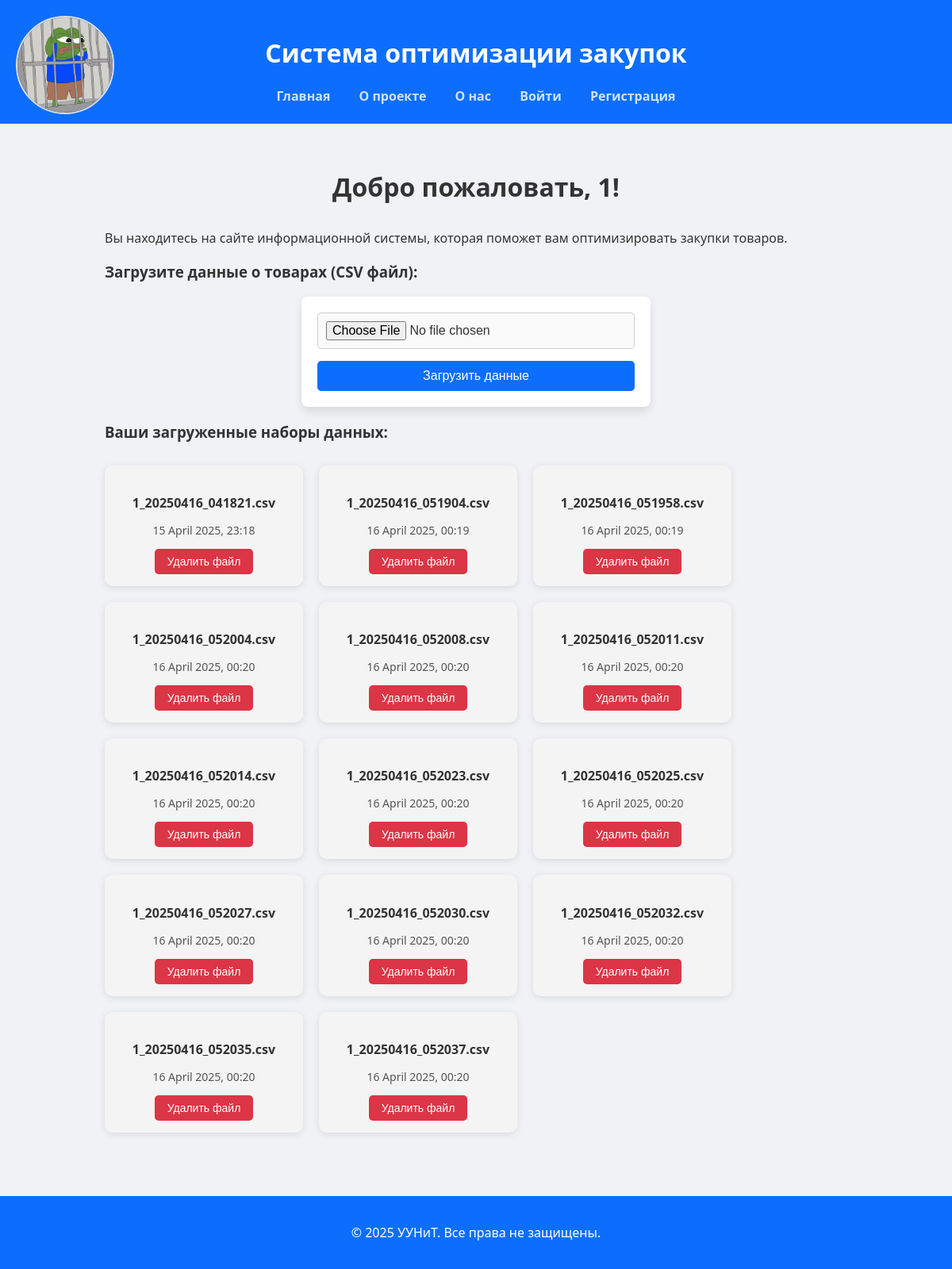
Page / (signed in) on the earlier database version.
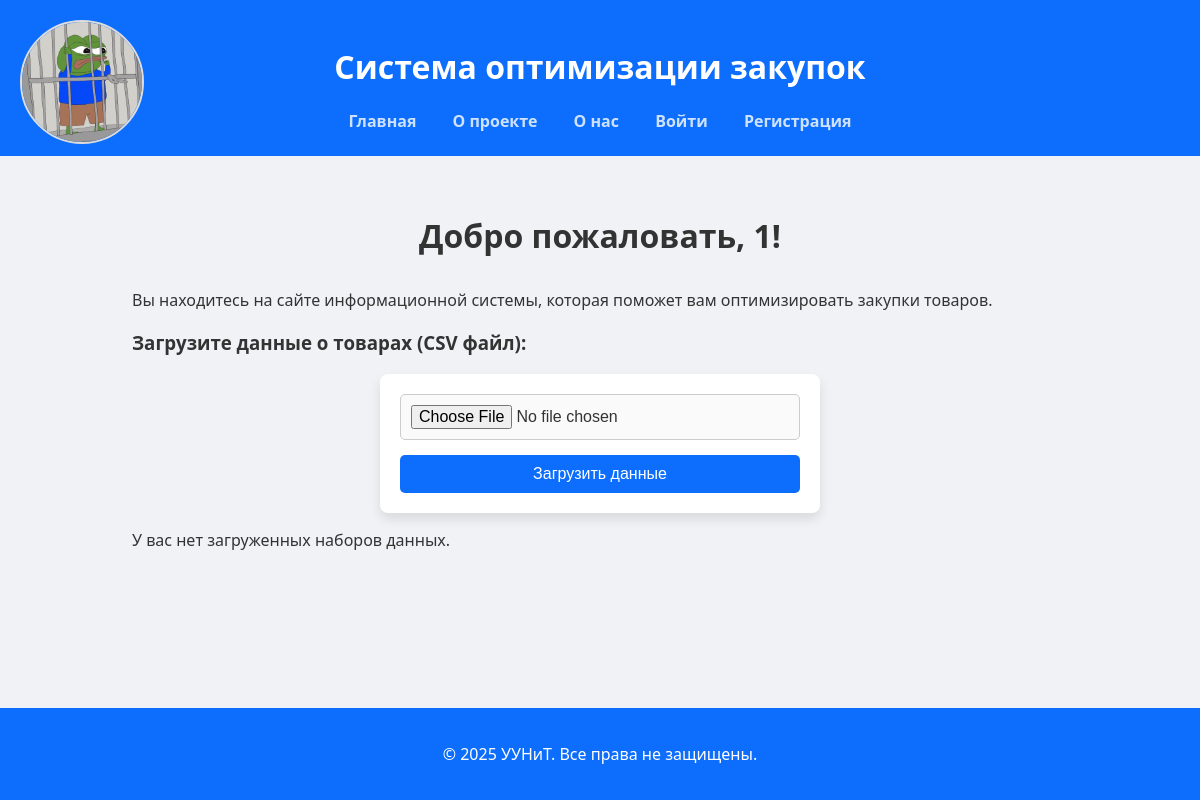
Same page on the later database version.
### database/models.py (models this page shows, shortened)
class DataFile(db.Model):
    id = db.Column(db.Integer, primary_key=True)
    user_id = db.Column(db.Integer, db.ForeignKey('user.id'), nullable=False)
    file_name = db.Column(db.String(255), nullable=False)
    file_path = db.Column(db.String(255), nullable=False)  # путь к файлу на сервере
    created_at = db.Column(db.DateTime, default=datetime.utcnow)
    reports = db.relationship('OptimizationReport', backref='data_file', lazy=True)

### routes.py (the view)
def index():
    if 'id' in session:
        data_files = DataFile.query.filter_by(user_id=session['id']).all()  # Получаем все файлы для текущего пользователя
        reports = OptimizationReport.query.filter_by(user_id=session['id']).all()  # Получаем все отчеты для пользователя
        return render_template('index.html', data_files=data_files, reports=reports)
    return render_template('index.html')

### templates/index.html (shortened to what this page needs)
<!DOCTYPE html>
<html lang="ru">
<head>
    <link rel="stylesheet" href="{{ url_for('static', filename='css/base.css') }}">
    <link rel="stylesheet" href="{{ url_for('static', filename='css/dropdown.css') }}">
    <link rel="stylesheet" href="{{ url_for('static', filename='css/card.css') }}">
    <link rel="stylesheet" href="{{ url_for('static', filename='css/modal.css') }}">
    <link rel="stylesheet" href="{{ url_for('static', filename='css/download.css') }}">
    <link rel="stylesheet" href="{{ url_for('static', filename='css/base.css') }}">
</head>
<body>
<header>
    <h1>Система оптимизации закупок</h1>
    <nav>
        <a href="{{ url_for('index') }}">Главная</a>
        <a href="{{ url_for('about') }}">О проекте</a>
        <a href="{{ url_for('team') }}">О нас</a>
        <a href="{{ url_for('login') }}" class="auth">Войти</a>
        <a href="{{ url_for('register') }}" class="auth">Регистрация</a>
        {% if session.get('username') %}
        <div class="profile-dropdown">
            <img src="{{ url_for('static', filename='images/profile.jpg') }}" alt="Профиль" class="profile-icon">
        </div>
        {% endif %}
    </nav>
</header>
<main>
    <section class="intro">
        {% if session.get('username') %}
        <h2>Добро пожаловать, {{ session['username'] }}!</h2>
        <p>Вы находитесь на сайте информационной системы, которая поможет вам оптимизировать закупки товаров.</p>
        <h3>Загрузите данные о товарах (CSV файл):</h3>
        <form action="{{ url_for('upload_data') }}" method="POST" enctype="multipart/form-data">
            <input type="file" name="data_file" required>
            <button type="submit">Загрузить данные</button>
        </form>
        {% if data_files %}
        <h3>Ваши загруженные наборы данных:</h3>
        <div class="file-cards">
            {% for file in data_files %}
            <div class="file-card" onclick="openModal({{ file.id }}, '{{ file.file_name }}')">
                <h4>{{ file.file_name }}</h4>
                <p class="date">{{ file.created_at.strftime('%d %B %Y, %H:%M') }}</p>
                <button class="delete-report-btn" onclick="confirmDelete({{ file.id }}, '{{ file.file_name }}')">Удалить файл</button>
            </div>
            {% endfor %}
        </div>
        {% else %}
        <p>У вас нет загруженных наборов данных.</p>
        {% endif %}
        {% else %}
        <h2>Добро пожаловать! Пожалуйста, войдите в аккаунт или зарегистрируйтесь, чтобы начать.</h2>
        <p>Чтобы использовать функциональность системы (расчёт оптимального пополнения запасов и просмотр результатов), пожалуйста, войдите в аккаунт или зарегистрируйтесь.</p>
        {% endif %}
    </section>
</main>
<footer>
    <p>&copy; 2025 УУНиТ. Все права не защищены.</p>
</footer>
</body>
</html>

### static/css/base.css (style rules this page uses)
html, body { font-family: 'Segoe UI', sans-serif; height: 100%; margin: 0; padding: 0; background: #f0f2f5; color: #333; display: flex; flex-direction: column; }
header { background: #0d6efd; color: white; padding: 1.5rem; text-align: center; }
nav { margin-top: 0.5rem; }
nav a { margin: 0 1rem; color: #ffffffcc; text-decoration: none; font-weight: bold; transition: color 0.2s ease; }
main { flex: 1; padding: 2rem; max-width: 1000px; margin: auto; width: 100%; box-sizing: border-box; }
main h2 { text-align: center; font-size: 2rem; font-weight: bold; margin-bottom: 2rem; }
footer { background: #0d6efd; color: white; text-align: center; padding: 1.2rem; margin-top: 3rem; }

### static/css/dropdown.css (style rules this page uses)
.profile-dropdown { position: absolute; top: 20px; left: 20px; display: inline-block; cursor: pointer; }
.profile-icon { width: 120px; height: 120px; border-radius: 50%; object-fit: cover; border: 2px solid #ddd; }

### static/css/download.css (style rules this page uses)
form { margin-top: 30px; display: flex; flex-direction: column; gap: 15px; max-width: 400px; margin: auto; background: white; padding: 20px; border-radius: 8px; box-shadow: 0 6px 12px rgba(0, 0, 0, 0.1); }
form input[type="file"] { padding: 10px; border-radius: 5px; border: 1px solid #ccc; font-size: 16px; cursor: pointer; background-color: #fafafa; transition: background-color 0.3s ease; }
form button { padding: 10px; background-color: #0d6efd; color: white; font-size: 16px; border: none; border-radius: 5px; cursor: pointer; transition: background-color 0.3s ease; }

Differences in the rows shown:
removed DataFile: file_name "1_20250416_041821.csv", created_at "15 April 2025, 23:18"
removed DataFile: file_name "1_20250416_051904.csv", created_at "16 April 2025, 00:19"
removed DataFile: file_name "1_20250416_051958.csv", created_at "16 April 2025, 00:19"
removed DataFile: file_name "1_20250416_052004.csv", created_at "16 April 2025, 00:20"
removed DataFile: file_name "1_20250416_052008.csv", created_at "16 April 2025, 00:20"
removed DataFile: file_name "1_20250416_052011.csv", created_at "16 April 2025, 00:20"
removed DataFile: file_name "1_20250416_052014.csv", created_at "16 April 2025, 00:20"
removed DataFile: file_name "1_20250416_052023.csv", created_at "16 April 2025, 00:20"
removed DataFile: file_name "1_20250416_052025.csv", created_at "16 April 2025, 00:20"
removed DataFile: file_name "1_20250416_052027.csv", created_at "16 April 2025, 00:20"
removed DataFile: file_name "1_20250416_052030.csv", created_at "16 April 2025, 00:20"
removed DataFile: file_name "1_20250416_052032.csv", created_at "16 April 2025, 00:20"
removed DataFile: file_name "1_20250416_052035.csv", created_at "16 April 2025, 00:20"
removed DataFile: file_name "1_20250416_052037.csv", created_at "16 April 2025, 00:20"
Other differences:
text no longer shown: "Ваши загруженные наборы данных:"
text now shown: "У вас нет загруженных наборов данных."
